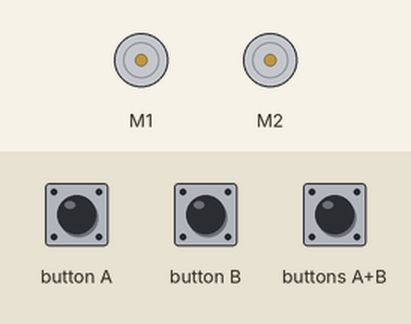
Simulated run of this program. Board: BBC micro:bit (MakeCode). On the bench: 2 × DC motor (green arrow = forward, orange = backward, longer = faster). The test bench sets the inputs (shaded band).

Above: at 1.2 s.
1.3 s: button A pressed for 0.15 s
At 2.0 s:
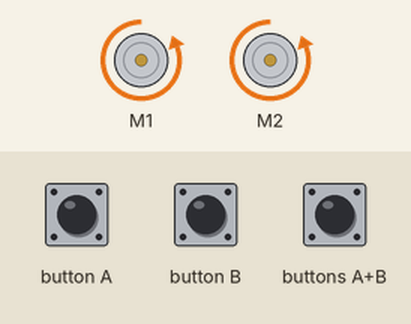
2.9 s: button B pressed for 0.15 s
At 4.2 s:
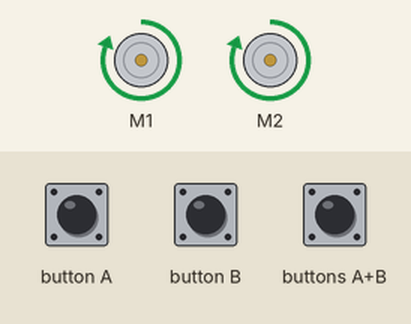
4.5 s: buttons A+B pressed for 0.15 s
At 5.6 s:
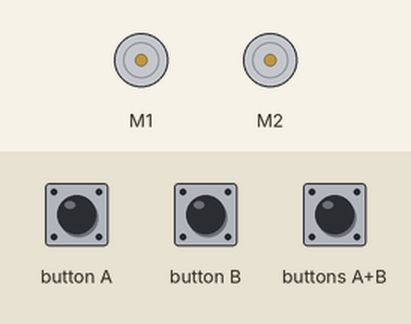
Timing chart, 0 to 7.5 s (numbered marks = the images above; inputs shaded):
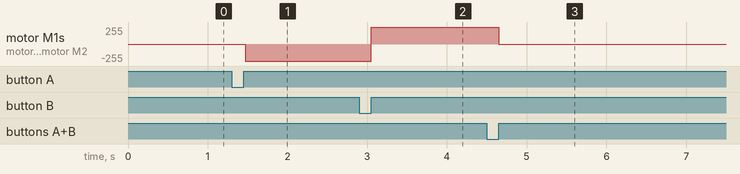

Measured:
- after the input at 1.3 s, motor M1, motor M2: stopped → backward 255/255 after 0.17 s
- after the input at 2.9 s, motor M1, motor M2: backward 255/255 → forward 255/255 after 0.15 s
- after the input at 4.5 s, motor M1, motor M2: forward 255/255 → stopped after 0.15 s

The program:

main.ts
```typescript
function Giro_inv_izquierda () {
    wuKong.setAllMotor(-100, 0)
}
function Giro_izquierda () {
    wuKong.setAllMotor(0, 100)
}
function rot_derecha () {
    wuKong.setAllMotor(100, -100)
}
input.onButtonPressed(Button.A, function () {
    Hacia_atras()
})
function Hacia_atras () {
    wuKong.setAllMotor(-100, -100)
}
function Giro_inv_derecha () {
    wuKong.setAllMotor(0, -100)
}
function rot_izquierda () {
    wuKong.setAllMotor(-100, 100)
}
input.onButtonPressed(Button.AB, function () {
    PArar()
})
input.onButtonPressed(Button.B, function () {
    hacia_adelante()
})
function PArar () {
    wuKong.stopAllMotor()
}
function hacia_adelante () {
    wuKong.setAllMotor(100, 100)
}
function Giro_derecha () {
    wuKong.setAllMotor(100, 0)
}
```

test.ts
```typescript
// aquí va el archivo "tests"; esto no se compilará cuando este paquete se utilice como una extensión.
```
